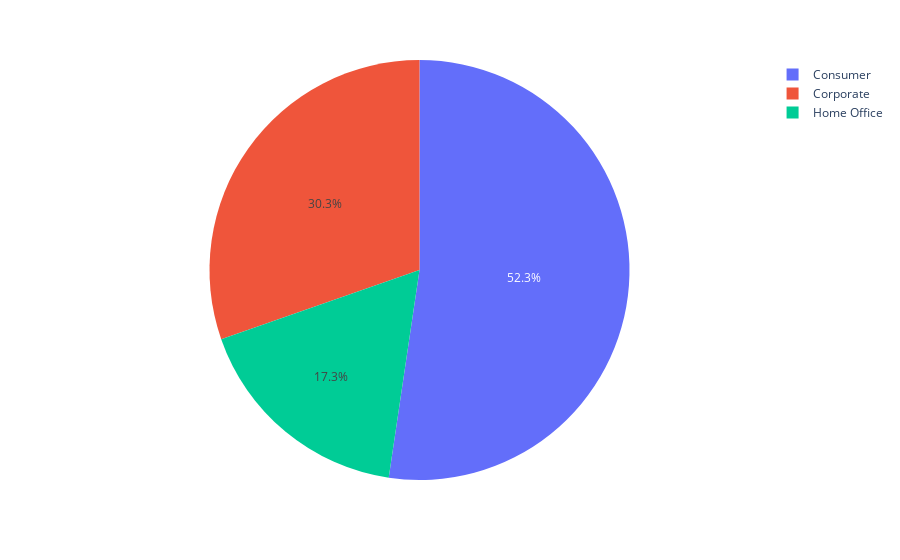

Notebook code cell kept with this figure:
### Markdown cell above
* Segment

### Code cell
import plotly.express as px
segment_sales = df.groupby('segment')['sales'].sum().reset_index()
fig = px.pie(segment_sales, values='sales', names='segment')
fig.show()

### Figure 1 — Plotly figure (JSON) as saved in the notebook; plotly's stock layout.template omitted (floating-point values rounded to 4 significant figures)
{"data": [{"domain": {"x": [0, 1], "y": [0, 1]}, "hovertemplate": "segment=%{label}<br>sales=%{value}<extra></extra>", "labels": ["Consumer", "Corporate", "Home Office"], "legendgroup": "", "name": "", "showlegend": true, "type": "pie", "values": [4366789, 2531168, 1444907]}], "layout": {"legend": {"tracegroupgap": 0}, "margin": {"t": 60}}}
